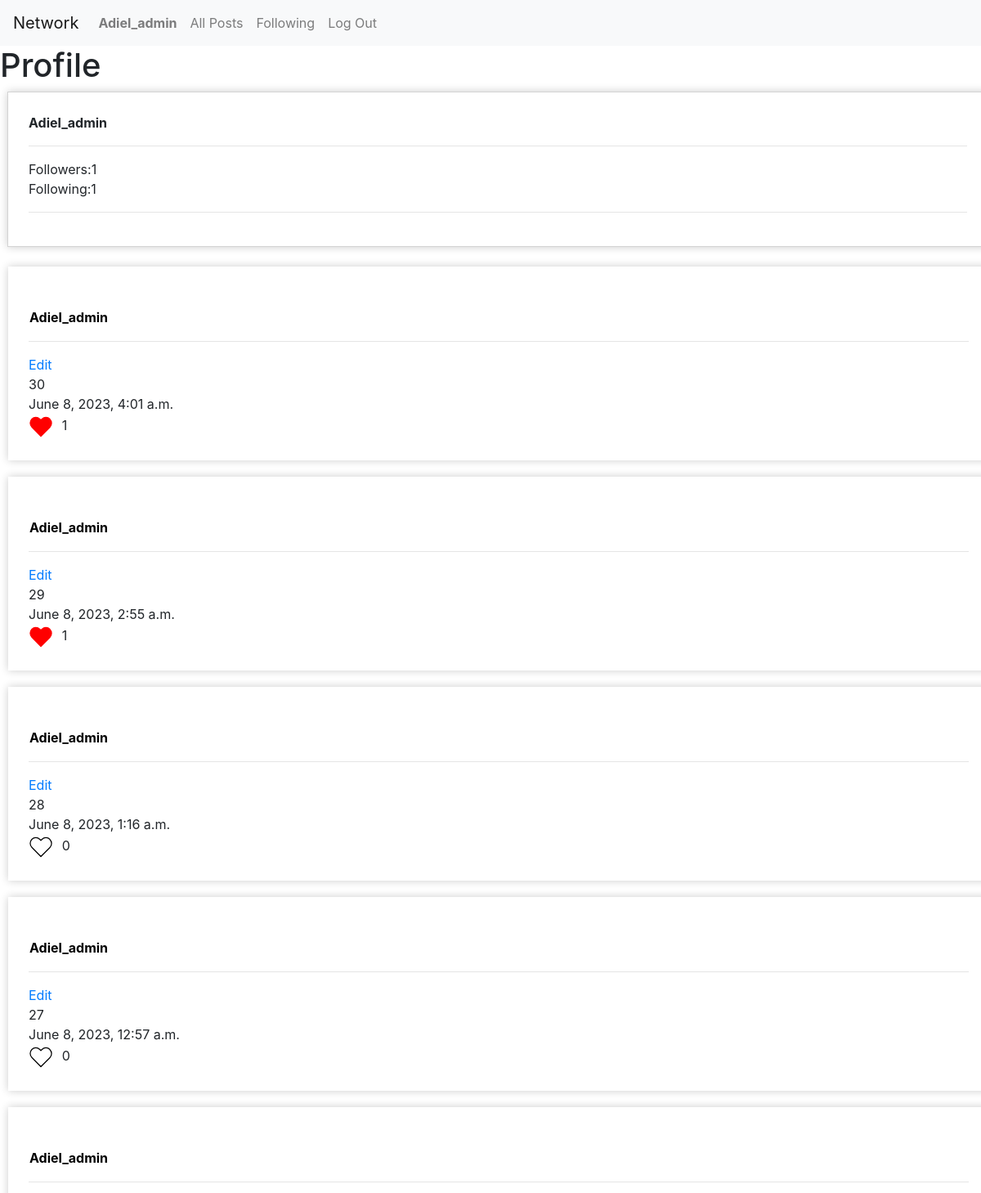
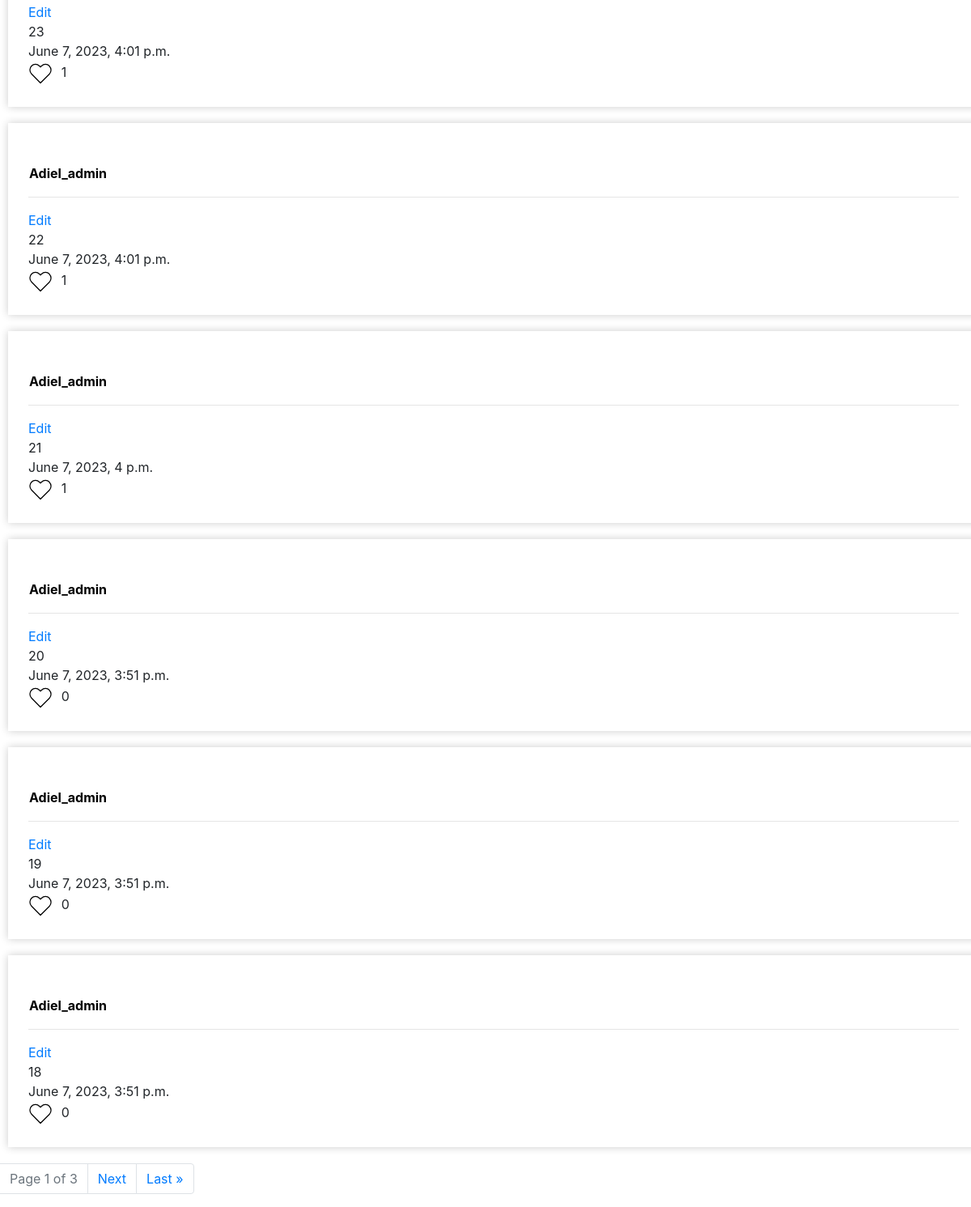
The page /profile (signed in) on the database its author committed (2 pictures, top to bottom).
### network/models.py (models this page shows, shortened)
class User(AbstractUser):
    follower_count = models.PositiveIntegerField(default=0)
    following_count = models.PositiveIntegerField(default=0)

class Post(models.Model):
    user = models.ForeignKey("User", on_delete =models.CASCADE, related_name='author')
    content = models.CharField(blank=True,max_length=250,default='')
    date = models.DateTimeField(auto_now_add = True)
    likes = models.IntegerField(default=0)

### network/views.py (the view)
# urls.py: path('profile', views.profile, name='profile'),
def profile(request):
    following_count = request.user.following_count
    follower_count = request.user.follower_count
    profile_posts = []  # Initialize an empty list
    posts_of_user = Post.objects.filter(user=request.user.id).order_by('-date')
    for post in posts_of_user:
        profile_posts.append(post)  # Add each post to the list
    liked_posts = []
    if request.user.is_authenticated:
        for post in posts_of_user:
            like = Like.objects.filter(user=request.user, post=post).exists()
            if like:
                liked_posts.append(post.id)
        paginator = Paginator(profile_posts,10)
        page_number = request.GET.get('page')
        page_obj = paginator.get_page(page_number)
        num_posts = len(page_obj)
    return render(request, "network/profile.html", {
        'page_obj': page_obj,
        'liked_posts':liked_posts,
        'follower_count':follower_count,
        'following_count':following_count,
        'num_posts':num_posts
    })

### network/templates/network/profile.html (shortened to what this page needs)
{% extends "network/layout.html" %}
{% load static %}
{% block body %}
<section><h1 id='title'>Profile<h1></section>
{% if request.user.is_authenticated%}
<div id="following_section">
  <div id="username_profile"><b>{{request.user|capfirst }}</b></div><hr>
  <div id='followers'>
    Followers:<span id='followers_count'>{{follower_count}}</span>
  </div>
  <div id='following'>
    Following:<span id='following_count'>{{following_count}}</span>
  </div>
  <hr>
</div>
<br>
{%endif%}
<div id="posts">
  {% for post in page_obj%}
  <div id="all_post_border_{{ forloop.counter }}" class="all_post_border" >
    <br>
    <div class="All-Post-div" id="All-Post-div-{{forloop.counter}}">
      <button id='post_author_button_{{forloop.counter}}' class="post_author_button"><b>{{post.user|capfirst}}</b></button><hr>
      <div id='post-elements-{{ forloop.counter }}'>
        <div id='edit-{{ forloop.counter }}'>
      {% if request.user|capfirst == post.user|capfirst%}
          <a href="#" id="edit-link">Edit<a><br>
      {% endif %}
        </div>
      <div id="post_content-{{forloop.counter}}" data-post-id="{{post.id}}">
      {{post.content}}
      </div>
      <div class='date'>{{post.date}}</div>
        <div class='likes'>
          <form id="like-form_{{ forloop.counter }}">
            <button id="like-button_{{ post.id }}" class="{% if post.id in liked_posts %}red-heart{% else %}like-form{% endif %}">
            </button>
            <span id="like-count-{{ post.id }}">{{ post.likes }}</span>
          </form>
        </div>
      </div>
    </div>
  </div>
</div>
{% endfor %}
<nav aria-label="Page navigation example">
  <ul class="pagination">
    <li class="page-item disabled"><a href="#" class="page-link">Page {{ page_obj.number }} of {{ page_obj.paginator.num_pages }}</a></li>
    {% if page_obj.has_next %}
      <li class="page-item"><a id='next' href="?page={{ page_obj.next_page_number }}" class="page-link">Next</a></li>
      <li class="page-item"><a  href="?page={{ page_obj.paginator.num_pages }}" class="page-link">Last &raquo;</a></li>
    {% endif %}
  </ul>
</nav>
{% endblock %}

### network/templates/network/layout.html (shortened to what this page needs)
{% load static %}
<!DOCTYPE html>
<html lang="en">
    <head>
        <link rel="stylesheet" href="https://stackpath.bootstrapcdn.com/bootstrap/4.4.1/css/bootstrap.min.css">
        <link href="{% static 'network/styles.css' %}" rel="stylesheet">
    </head>
    <body>
        <nav class="navbar navbar-expand-lg navbar-light bg-light">
            <a class="navbar-brand" href="{% url 'index' %}">Network</a>
            <div>
              <ul class="navbar-nav mr-auto">
                {% if user.is_authenticated %}
                    <li class="nav-item">
                        <a class="nav-link" id='profile' href="{% url 'profile' %}"><strong>{{ user.username|capfirst }}</strong></a>
                    </li>
                {% endif %}
                <li class="nav-item">
                  <a class="nav-link" id='all-post' href="{% url 'all_posts' %}">All Posts</a>
                </li>
                {% if user.is_authenticated %}
                    <li class="nav-item">
                        <a class="nav-link" id='following' href="{% url 'following' %}">Following</a>
                    </li>
                    <li class="nav-item">
                        <a class="nav-link" href="{% url 'logout' %}">Log Out</a>
                    </li>
                {% endif %}
              </ul>
            </div>
          </nav>
        <div class="body" id="body">
            {% block body %}
            {% endblock %}
    </body>
</html>

### network/static/network/styles.css (style rules this page uses)
button { background: none; border: none; cursor: pointer; }
#following_section { padding: 25px; width: 100%; margin-left: 9px; border-style: solid; border-width: 1px; border-color: lightgray; box-shadow: 0 0 10px rgba(0, 0, 0, 0.2); }
.all_post_border { width: 100%; margin-left: 10px; box-shadow: 0 0 10px rgba(0, 0, 0, 0.2); padding: 25px; margin-bottom: 20px; }
.heart-icon { height: 30px; margin-right: -35px; margin-left: -6px; transition: stroke 0.2s ease-in-out; }
.red-heart .heart-icon { stroke: red; fill: red; }
.post_author_button { margin-left: -5px; }

### rows shown on the page
User: username "Adiel_admin", user "Adiel_admin"
Post: user "Adiel_admin", shows "Edit", content "30", date "June 8, 2023, 4:01 a.m.", likes "1"
Post: user "Adiel_admin", shows "Edit", content "29", date "June 8, 2023, 2:55 a.m.", likes "1"
Post: user "Adiel_admin", shows "Edit", content "28", date "June 8, 2023, 1:16 a.m.", likes "0"
Post: user "Adiel_admin", shows "Edit", content "27", date "June 8, 2023, 12:57 a.m.", likes "0"
Post: user "Adiel_admin", shows "Edit", content "23", date "June 7, 2023, 4:01 p.m.", likes "1"
Post: user "Adiel_admin", shows "Edit", content "22", date "June 7, 2023, 4:01 p.m.", likes "1"
Post: user "Adiel_admin", shows "Edit", content "21", date "June 7, 2023, 4 p.m.", likes "1"
Post: user "Adiel_admin", shows "Edit", content "20", date "June 7, 2023, 3:51 p.m.", likes "0"
Post: user "Adiel_admin", shows "Edit", content "19", date "June 7, 2023, 3:51 p.m.", likes "0"
Post: user "Adiel_admin", shows "Edit", content "18", date "June 7, 2023, 3:51 p.m.", likes "0"

### other values the page prints
{{ follower_count }} "1"
{{ following_count }} "1"
{{ page_obj.number }} "1"
{{ page_obj.paginator.num_pages }} "3"
